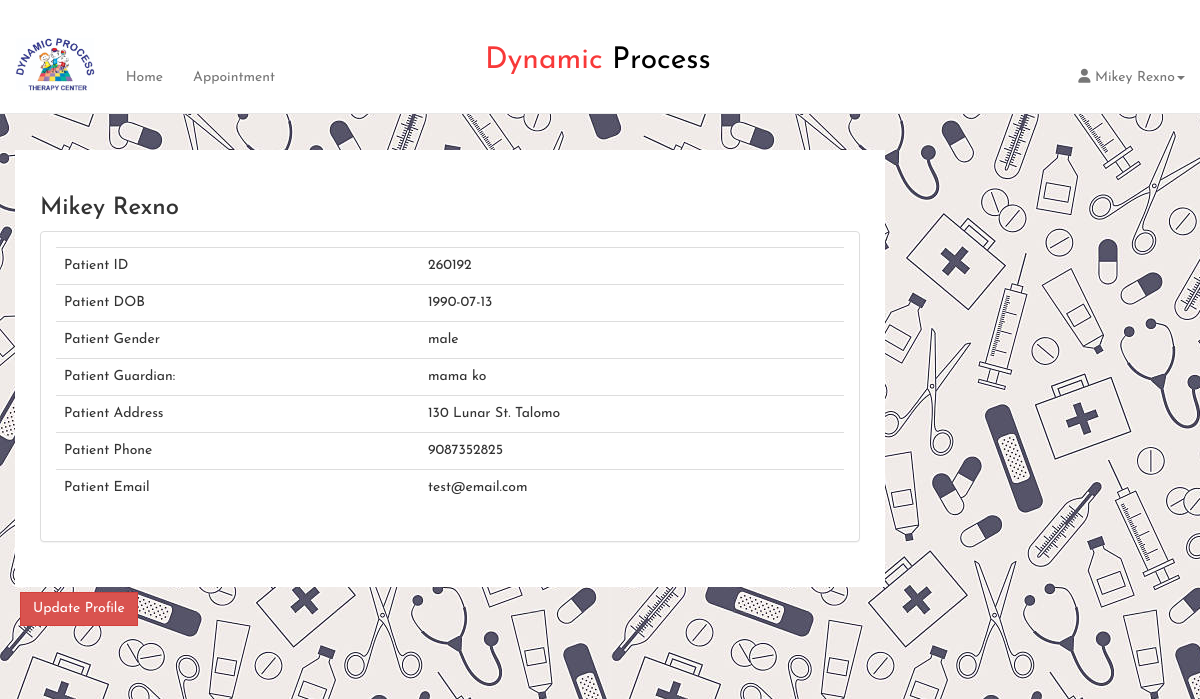
Page /patient/profile.php (signed in) on the committed database.
### tables this page shows
CREATE TABLE `patient` (
  `icPatient` bigint(12) NOT NULL,
  `password` varchar(20) NOT NULL,
  `patientFirstName` varchar(20) NOT NULL,
  `patientLastName` varchar(20) NOT NULL,
  `patientMaritialStatus` varchar(10) NOT NULL,
  `patientDOB` date NOT NULL,
  `patientGender` varchar(10) NOT NULL,
  `patientAddress` varchar(100) NOT NULL,
  `patientPhone` varchar(15) NOT NULL,
  `patientEmail` varchar(100) NOT NULL
);

### patient/profile.php (the view, shortened to what this page needs)
<?php
include_once '../asset/conn/dbconnect.php';
$res=mysqli_query($con,"SELECT * FROM patient WHERE icPatient=".$_SESSION['patientSession']);
$userRow=mysqli_fetch_array($res,MYSQLI_ASSOC);
?>
<!DOCTYPE html>
<html lang="en">
	<head>
		<link href="assets/css/bootstrap.min.css" rel="stylesheet">
		<link href="assets/css/default/style.css" rel="stylesheet">
		<link href="assets/css/default/blocks.css" rel="stylesheet">
		<link href="assets/css/date/bootstrap-datepicker.css" rel="stylesheet">
		<link href="assets/css/date/bootstrap-datepicker3.css" rel="stylesheet">
		<link rel="stylesheet" href="https://formden.com/static/cdn/bootstrap-iso.css" />
		<link rel="stylesheet" href="assets/css/mycss.css">
	</head>
	<body id="main">
		<nav class="navbar navbar-default navbar-fixed-top" role="navigation">
			<div class="container-fluid" style="background-color: white;">
				<a class="navbar-brand" href="patient.php"><img alt="Brand" src="assets/img/logo.jpg" height="80px"></a>
				<a href="#" id="logo"><span>Dynamic</span> Process</a>
				<div class="collapse navbar-collapse" id="bs-example-navbar-collapse-1">
					<ul class="nav navbar-nav">
						<ul class="nav navbar-nav">
							<li><a href="patient.php">Home</a></li>
							<li><a href="patientapplist.php?patientId=<?php echo $userRow['icPatient']; ?>">Appointment</a></li>
						</ul>
					</ul>
					<ul class="nav navbar-nav navbar-right">
						<li class="dropdown">
							<a href="#" class="dropdown-toggle" data-toggle="dropdown"><i class="fa fa-user"></i> <?php echo $userRow['patientFirstName']; ?> <?php echo $userRow['patientLastName']; ?><b class="caret"></b></a>
						</li>
					</ul>
				</div>
			</div>
		</nav>
		<div class="container">
			<section style="padding-bottom: 50px; padding-top: 50px; margin-top:10rem;">
				<div class="row">
					<div class="row">
						<div class="col-md-9 col-sm-9  user-wrapper">
							<div class="description">
								<h3> <?php echo $userRow['patientFirstName']; ?> <?php echo $userRow['patientLastName']; ?> </h3>
								<div class="panel panel-default">
									<div class="panel-body">
										<table class="table table-user-information" align="center">
											<tbody>
												<tr>
													<td>Patient ID</td>
													<td><?php echo $userRow['icPatient']; ?></td>
												</tr>
												<tr>
													<td>Patient DOB</td>
													<td><?php echo $userRow['patientDOB']; ?></td>
												</tr>
												<tr>
													<td>Patient Gender</td>
													<td><?php echo $userRow['patientGender']; ?></td>
												</tr>
												<tr>
													<td>Patient Guardian:</td>
													<td><?php echo $userRow['patientMaritialStatus']; ?></td>
												</tr>
												<tr>
													<td>Patient Address</td>
													<td><?php echo $userRow['patientAddress']; ?>
													</td>
												</tr>
												<tr>
													<td>Patient Phone</td>
													<td><?php echo $userRow['patientPhone']; ?>
													</td>
												</tr>
												<tr>
													<td>Patient Email</td>
													<td><?php echo $userRow['patientEmail']; ?>
													</td>
												</tr>
											</tbody>
										</table>
									</div>
								</div>
							</div>
							<button type="button" class="btn btn-danger" data-toggle="modal" data-target="#myModal">Update Profile</button>
						</div>
					</div>
					<div class="col-md-4">
							<br /><br/>
						</div>
					</div>
				</section>
			</div>
		</body>
	</html>

### patient/assets/css/default/style.css (style rules this page uses)
body { background-color: #EAEAEA !important; }
.navbar-default .navbar-brand { color:#fff; font-size:30px; font-weight:bold; }
.navbar { margin-bottom: 0px !important; }
.user-wrapper .btn { border-radius: 0px; -webkit-border-radius: 0px; -moz-border-radius: 0px; margin: 5px; }
.user-wrapper .description { padding: 25px; background-color: #fff; }

### patient/assets/css/default/blocks.css (style rules this page uses)
*, *:after, *:before { box-sizing: border-box; }

### patient/assets/css/mycss.css (style rules this page uses)
:root { --fontcolor:#f83939; --backgroundcolor:#34d3b4; --backgroundcolor-after:hsl(168, 62%, 35%); }
nav { display: flex; display: inline; text-align: center; }
nav #logo { position: relative; right: 50px; top: 30px; font-size: 3rem; color: black; }
nav #logo span { color: var(--fontcolor); }
.container-fluid { padding-top: 10px; padding-bottom: 10px; }

### patient/profile.php (style rules this page uses)
* { margin: 0; padding: 0; box-sizing: border-box; }
body { background-image: url("assets/img/repeat.jpg"); font-family: 'Josefin Sans', sans-serif; overflow-x: hidden; }

### rows in the picture
patient: patientFirstName "Mikey", patientLastName "Rexno", icPatient "260192", patientDOB "1990-07-13", patientGender "male", patientMaritialStatus "mama ko", patientAddress "130 Lunar St. Talomo", patientPhone "9087352825", patientEmail "test@email.com"
